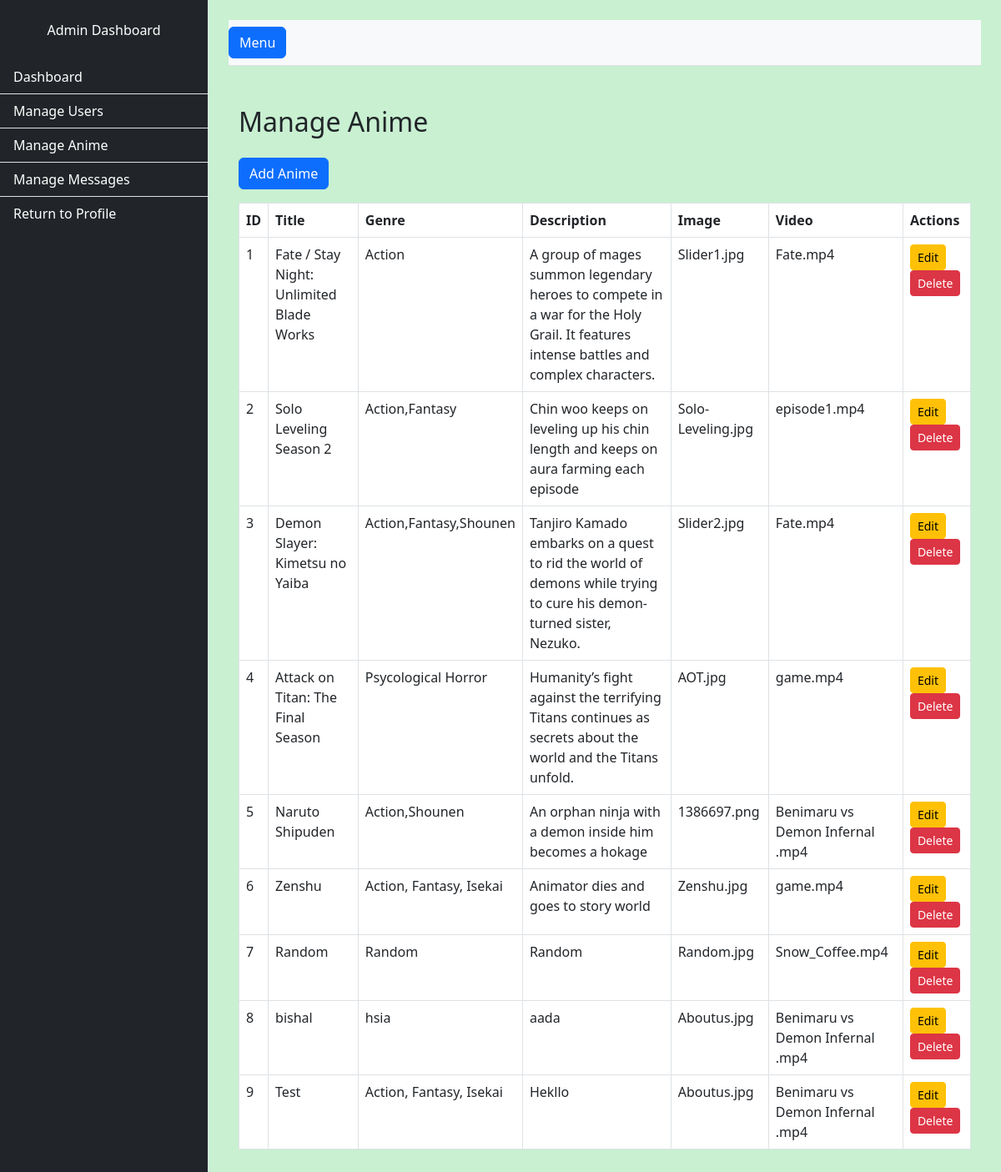
Page /manageanime.php (signed in) on the committed database.
### tables this page shows
CREATE TABLE `anime_details` (
  `id` int(11) NOT NULL,
  `name` varchar(255) NOT NULL,
  `description` text NOT NULL,
  `image_url` varchar(255) NOT NULL,
  `video_url` varchar(255) NOT NULL,
  `genre` varchar(255) NOT NULL
);

### manageanime.php (the view, shortened to what this page needs)
<?php
include("db_connection.php");
$sql = "SELECT * FROM anime_details";
$result = mysqli_query($conn, $sql);
?>
<!DOCTYPE html>
<html lang="en">
<head>
  <link rel="stylesheet" href="https://cdn.jsdelivr.net/npm/bootstrap@5.3.0/dist/css/bootstrap.min.css" />
</head>
<body>
  <div class="d-flex" id="wrapper">
    <div class="bg-dark border-end" id="sidebar-wrapper">
      <div class="sidebar-heading text-white text-center py-4">Admin Dashboard</div>
      <div class="list-group list-group-flush">
        <a href="dashboard.php" class="list-group-item list-group-item-action text-white bg-dark">Dashboard</a>
        <a href="manageuser.php" class="list-group-item list-group-item-action text-white bg-dark">Manage Users</a>
        <a href="manageanime.php" class="list-group-item list-group-item-action text-white bg-dark">Manage Anime</a>
        <a href="managemessage.php" class="list-group-item list-group-item-action text-white bg-dark">Manage Messages</a>
        <a href="profile.php" class="list-group-item list-group-item-action text-white bg-dark">Return to Profile</a>
      </div>
    </div>
    <div id="page-content-wrapper" class="w-100 p-4">
      <nav class="navbar navbar-expand-lg navbar-light bg-light border-bottom">
        <button class="btn btn-primary" id="menu-toggle">Menu</button>
      </nav>
      <div class="container mt-5">
        <h2 class="mb-4">Manage Anime</h2>
        <button class="btn btn-primary mb-3" data-bs-toggle="modal" data-bs-target="#addAnimeModal">Add Anime</button>
        <div class="table-responsive">
          <table class="table table-bordered">
            <thead>
              <tr>
                <th>ID</th>
                <th>Title</th>
                <th>Genre</th>
                <th>Description</th>
                <th>Image</th>
                <th>Video</th>
                <th>Actions</th>
              </tr>
            </thead>
            <tbody>
              <?php while ($anime = mysqli_fetch_assoc($result)): ?>
                <tr>
                  <td><?php echo $anime['id']; ?></td>
                  <td><?php echo $anime['name']; ?></td>
                  <td><?php echo $anime['genre']; ?></td>
                  <td><?php echo $anime['description']; ?></td>
                  <td><?php echo $anime['image_url']; ?></td>
                  <td><?php echo $anime['video_url']; ?></td>
                  <td>
                    <button class="btn btn-warning btn-sm edit" data-bs-toggle="modal" data-bs-target="#editAnimeModal" data-id="<?php echo $anime['id']; ?>" data-title="<?php echo $anime['name']; ?>" data-genre="<?php echo $anime['genre']; ?>" data-description="<?php echo $anime['description']; ?>">Edit</button>
                    <a href="?delete_id=<?php echo $anime['id']; ?>" class="btn btn-danger btn-sm delete">Delete</a>
                  </td>
                </tr>
              <?php endwhile; ?>
            </tbody>
          </table>
        </div>
      </div>
    </div>
  </div>
</body>
</html>

### manageanime.php (style rules this page uses)
body { background-color: rgb(200, 240, 209); }
#wrapper { display: flex; }
#sidebar-wrapper { min-width: 250px; max-width: 250px; background-color: #343a40; color: #fff; }
#page-content-wrapper { flex-grow: 1; }
.table-responsive { overflow-x: auto; }

### rows in the picture
anime_details: id "1", name "Fate / Stay Night: Unlimited Blade Works", genre "Action", description "A group of mages summon legendary heroes to compete in a war for the Holy Grail. It features intense battles and complex characters.", image_url "Slider1.jpg", video_url "Fate.mp4"
anime_details: id "2", name "Solo Leveling Season 2", genre "Action,Fantasy", description "Chin woo keeps on leveling up his chin length and keeps on aura farming each episode", image_url "Solo-Leveling.jpg", video_url "episode1.mp4"
anime_details: id "3", name "Demon Slayer: Kimetsu no Yaiba", genre "Action,Fantasy,Shounen", description "Tanjiro Kamado embarks on a quest to rid the world of demons while trying to cure his demon-turned sister, Nezuko.", image_url "Slider2.jpg", video_url "Fate.mp4"
anime_details: id "4", name "Attack on Titan: The Final Season", genre "Psycological Horror", description "Humanity’s fight against the terrifying Titans continues as secrets about the world and the Titans unfold.", image_url "AOT.jpg", video_url "game.mp4"
anime_details: id "5", name "Naruto Shipuden", genre "Action,Shounen", description "An orphan ninja with a demon inside him becomes a hokage", image_url "1386697.png", video_url "Benimaru vs Demon Infernal .mp4"
anime_details: id "6", name "Zenshu", genre "Action, Fantasy, Isekai", description "Animator dies and goes to story world", image_url "Zenshu.jpg", video_url "game.mp4"
anime_details: id "7", name "Random", genre "Random", description "Random", image_url "Random.jpg", video_url "Snow_Coffee.mp4"
anime_details: id "8", name "bishal", genre "hsia", description "aada", image_url "Aboutus.jpg", video_url "Benimaru vs Demon Infernal .mp4"
anime_details: id "9", name "Test", genre "Action, Fantasy, Isekai", description "Hekllo", image_url "Aboutus.jpg", video_url "Benimaru vs Demon Infernal .mp4"
